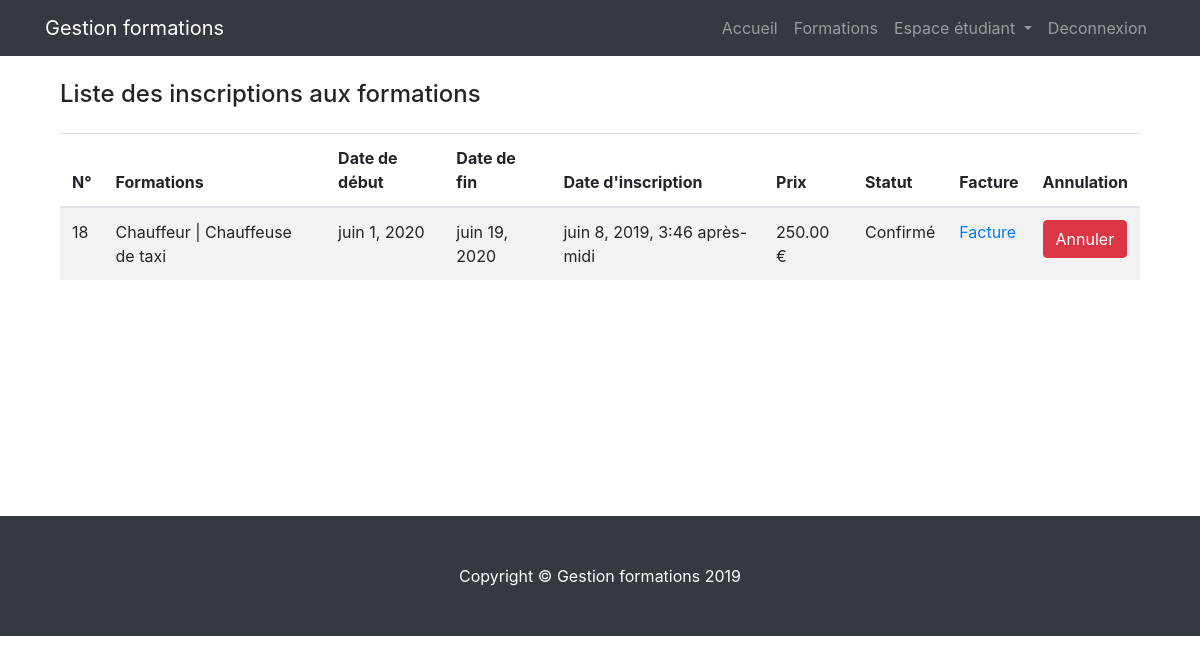
/training/my_training/ (signed in), run on an earlier commit of the app's database.
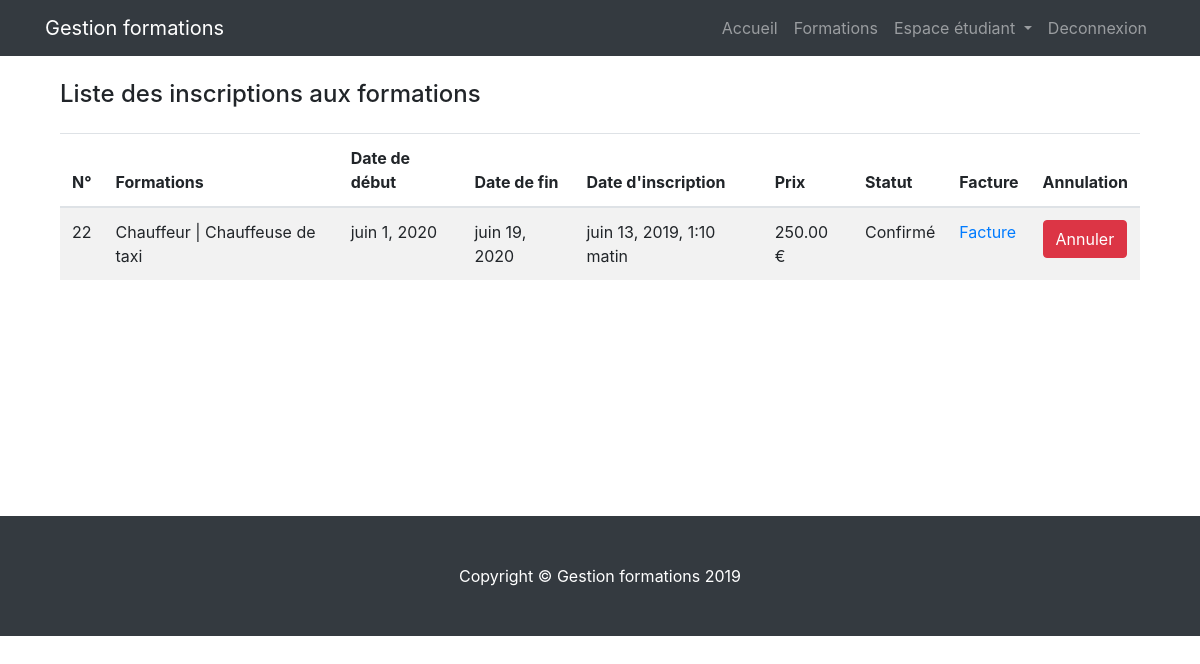
And on a later commit of the database.
### booking/models.py (models this page shows, shortened)
class RegistrationSession(models.Model):
    session=models.ForeignKey(Session,verbose_name='Session',on_delete=models.CASCADE)
    student=models.ForeignKey(Profile,verbose_name='Etudiant',on_delete=models.CASCADE,limit_choices_to={'user_type': 1})
    date_of_registration=models.DateTimeField(verbose_name="Date d' inscription",auto_now=True,null=True)
    STATUS = (
            (1, 'En Attente'),
            (2, 'Confirmé'),
            (3, 'Annulé'),
        )
    status = models.PositiveSmallIntegerField(verbose_name='Statut',choices=STATUS,default=1)
    class Meta:
        verbose_name="Inscription à une session"
        verbose_name_plural='Inscription aux sessions'
    """
    Méthode qui permet de savoir le nombre de place déja réservée pour une session determinée.
    """
    """
    Méthode qui permet de voir le nombre de place disponible
    pour une session de formation transmise en paramètre.

    """

### training/models.py (models this page shows, shortened)
class Session(models.Model):
    date_of_begin=models.DateField(verbose_name='Date de début',null=True)
    date_of_finish=models.DateField(verbose_name='Date de fin',null=True)
    seats_max=models.IntegerField(verbose_name='Nombre de places',null=True)
    training = models.ForeignKey(Training, on_delete=models.CASCADE)
    teacher = models.ForeignKey(Profile, on_delete=models.CASCADE, verbose_name='Formateur',
                                limit_choices_to={'user_type': 2},default=2)
    full=models.BooleanField(verbose_name='Complet',default=False)
    class Meta:
        verbose_name='Session'
        verbose_name_plural = 'Sessions'

class Training(models.Model):
    name=models.CharField(verbose_name='Nom de la formation', max_length=150)
    description=models.TextField(verbose_name='Description')
    price=models.DecimalField(verbose_name='Prix',max_digits=6,decimal_places=2)
    category=models.ForeignKey(Category,on_delete=models.CASCADE, verbose_name='Catégorie')
    number_hours=models.IntegerField(verbose_name='Nombre d''heures')
    image_training = models.ImageField(verbose_name='Image Formation',upload_to='training', blank=True)
    image_thumbnail = ImageSpecField(source='image_training',
                                      processors=[ResizeToFill(700, 400)],
                                      format='JPEG',
                                      options={'quality': 99})
    image_detail_thumbnail = ImageSpecField(source='image_training',
                                     processors=[ResizeToFill(900, 400)],
                                     format='JPEG',
                                     options={'quality': 99})
    class Meta:
        verbose_name='Formation'
        verbose_name_plural = 'Formations'

### training/views.py (the view)
# urls.py: path('my_training/',views.my_training,name='my_training'),
@login_required(login_url='/account/login/')
def my_training(request):
    current_user=request.user.profile
    booking_user=RegistrationSession.objects.filter(student=current_user).exclude(status=3)
    return render(request,'training/my_training.html',{'booking_user':booking_user})

### training/templates/training/my_training.html (shortened to what this page needs)
{% extends 'base.html' %}
{% load crispy_forms_tags %}
{% block content %}
<div class="container">
    <div class="row">
        <div class="col-sm-12">
            <h4 class="my-4">Liste des inscriptions aux formations</h4>
            {% if not booking_user %}
                <p>Vous n'avez pas d'inscription ! </p>
            {% else %}
                <table class="table table-striped">
                      <thead>
                        <tr>
                          <th scope="col">N°</th>
                          <th scope="col">Formations</th>
                          <th scope="col">Date de début</th>
                          <th scope="col">Date de fin</th>
                          <th scope="col">Date d'inscription</th>
                          <th scope="col">Prix</th>
                          <th scope="col">Statut</th>
                          <th scope="col">Facture</th>
                          <th scope="col">Annulation</th>
                        </tr>
                      </thead>
                      <tbody>
                            {% for booking in booking_user  %}
                                <tr>
                                    <form class="update_status" method="POST" action="{% url 'training:update_registration' id_registration=booking.pk %}">
                                        <td>{{booking.id}}</td>
                                        <td>{{booking.session.training.name}}</td>
                                        <td>{{booking.session.date_of_begin}}</td>
                                        <td>{{booking.session.date_of_finish}}</td>
                                        <td>{{booking.date_of_registration}}</td>
                                        <td>{{booking.session.training.price}} €</td>
                                        <td>{{booking.get_status_display}}</td>
                                        <td><a href="{% url 'billing:print_invoice' id_session=booking.session.pk %}">Facture</a></td>
                                        <td><input type="submit" class="btn btn-danger" value="Annuler"></td>
                                    </form>
                                </tr>
                            {% endfor%}
                      </tbody>
                </table>
            {% endif %}
        </div>
    </div>
</div>
{% endblock content %}

### templates/base.html (shortened to what this page needs)
<!DOCTYPE html>
<html lang="fr">
<head>
{% load static %}
  <link href="{% static 'css/bootstrap.min.css' %}" rel="stylesheet">
  <link href="{% static 'css/index.css' %}" rel="stylesheet">
</head>
<body>
  {% include 'nav.html'%}
  <div class="container">
   {% block content %}
   {% endblock content%}
  </div>
  <footer class="footer py-5 bg-dark">
    <div class="container">
      <p class="m-0 text-center text-white">Copyright &copy; Gestion formations 2019</p>
    </div>
  </footer>
</body>
</html>

### templates/nav.html (shortened to what this page needs)
<nav class="navbar fixed-top navbar-expand-lg navbar-dark bg-dark fixed-top">
  <div class="container">
    <a class="navbar-brand" href="{% url 'home:home' %}">Gestion formations</a>
    <div class="collapse navbar-collapse" id="navbarResponsive">
      <ul class="navbar-nav ml-auto">
        <li class="nav-item">
          <a class="nav-link" href="{% url 'home:home' %}">Accueil</a>
        </li>
        <li class="nav-item">
          <a class="nav-link" href="{% url 'training:list_training'%}">Formations</a>
        </li>
        {% if  user.is_authenticated and user.profile.user_type == 1 %}
        <li class="nav-item dropdown">
          <a class="nav-link dropdown-toggle" href="#" id="navbarDropdownPortfolio" data-toggle="dropdown" aria-haspopup="true" aria-expanded="false">
            Espace étudiant
          </a>
        </li>
        {% endif %}
        {% if user.is_authenticated %}
        <li class="nav-item">
          <a class="nav-link" href="{% url 'logout' %}">Deconnexion</a>
        </li>
        {% endif %}
      </ul>
    </div>
  </div>
</nav>

### static/css/index.css (style rules this page uses)
body { padding-top: 56px; }

### training/templates/training/my_training.html (style rules this page uses)
.row { min-height:460px; }

What changed in the data, as far as the page shows it:
removed RegistrationSession: id "18", session.training.name "Chauffeur | Chauffeuse de taxi", session.date_of_begin "juin 1, 2020", session.date_of_finish "juin 19, 2020", date_of_registration "juin 8, 2019, 3:46 après-midi", session.training.price "250.00", status "Confirmé"
added RegistrationSession: id "22", session.training.name "Chauffeur | Chauffeuse de taxi", session.date_of_begin "juin 1, 2020", session.date_of_finish "juin 19, 2020", date_of_registration "juin 13, 2019, 1:10 matin", session.training.price "250.00", status "Confirmé"
